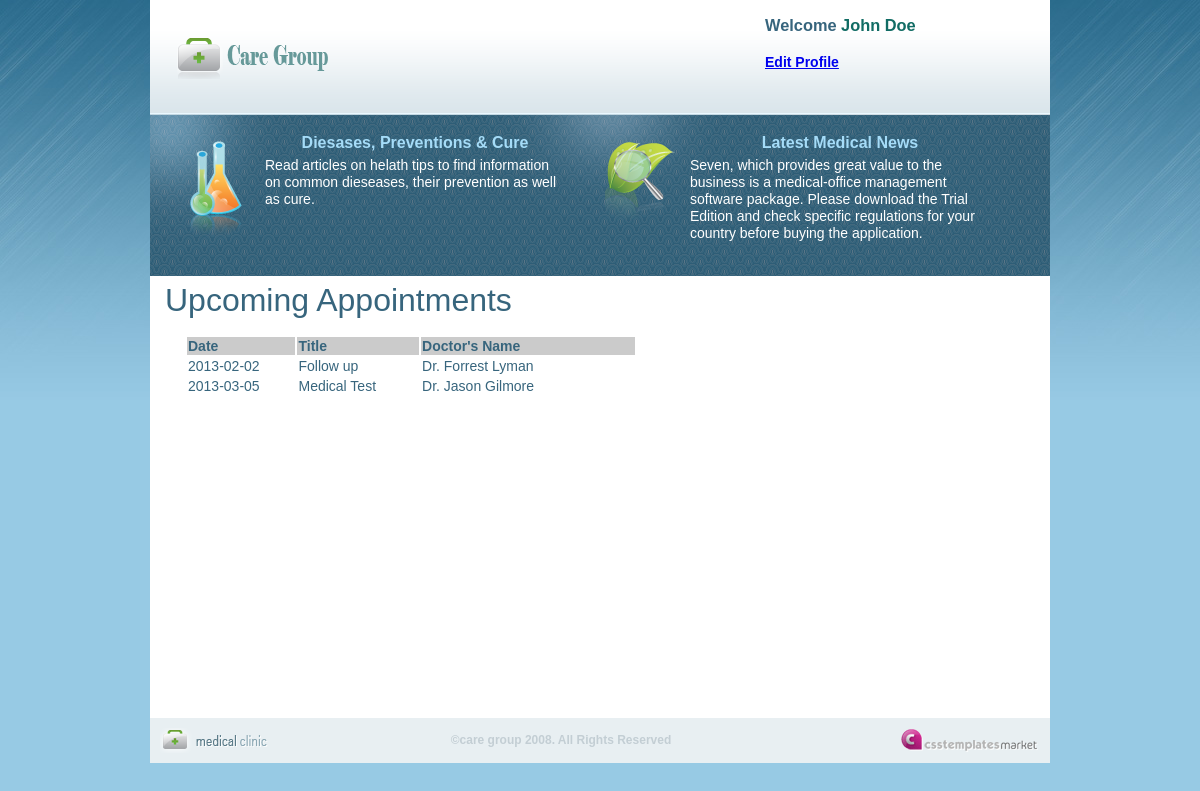
The app's page /viewAppointment.php (signed in) with its own data.
### tables this page shows
CREATE TABLE `users_table` (
  `id` int(10) unsigned NOT NULL auto_increment,
  `First_Name` varchar(45) NOT NULL,
  `Last_Name` varchar(45) NOT NULL,
  `Other_Names` varchar(45) NOT NULL,
  `Gender` varchar(8) NOT NULL,
  `Address` varchar(150) NOT NULL,
  `Mobile_No` decimal(18,0) NOT NULL,
  `EmailAddy` varchar(50) NOT NULL,
  `DOB` date NOT NULL,
  `DocID` varchar(20) default NULL,
  `PaitentID` varchar(20) default NULL,
  `User_Type` varchar(45) NOT NULL,
  PRIMARY KEY  (`id`),
  KEY `FK_users_doctor` (`DocID`),
  KEY `FK_users_table_1` (`EmailAddy`),
  KEY `FK_users_patient` (`PaitentID`)
);

CREATE TABLE `appointments` (
  `id` int(10) unsigned NOT NULL auto_increment,
  `PaitentID` varchar(45) NOT NULL,
  `Docid` varchar(20) NOT NULL,
  `aDate` date NOT NULL,
  `Description` varchar(150) NOT NULL,
  `Title` varchar(45) NOT NULL,
  PRIMARY KEY  (`id`),
  KEY `FK_appointments_pat` (`PaitentID`),
  KEY `FK_appointments_doc` (`Docid`)
);

### Include/db.php (called while the page is built, shortened)
<?php
    class DataManager
    {
        var $user = "Admin";
        var $pass = "P@SSW)RD";
        var $dbHost = "localhost";
        function DataManager()
        {
            $this->con = mysql_connect($this->dbHost, $this->user, $this->pass)
            or die ("Could not connect to db: " . mysql_error());
		}
		function getPatApp($pid)
		{
			return mysql_query("SELECT * FROM care_group_db.users_table u,care_group_db.appointments a
									where a.paitentid='".$pid."' and a.docid=u.docid");
		}
	}
?>

### viewAppointment.php (the view, shortened to what this page needs)
<?php
require_once("Include/db.php");
$db=new DataManager();
?>
<!DOCTYPE HTML>
<html>
<head>
<link href="Style/style.css" rel="stylesheet" type="text/css">
</head>
<body>
<div id="main_container">
	<div class="header">
    	<div id="logo"><a href="home.php"><img src="Style/images/logo.png" alt="" title="" width="162" height="54" border="0" /></a></div>
    	<div class="right_header">
            <div class="top_menu">
            <h3>Welcome  <span class="dark_blue"><?php echo $_SESSION['User'];?></span></h3>
             <h4><a href="userProfile.php">Edit Profile</a></h4>
            </div>
        </div>
    </div>
	 <div class="pattern_bg">
    	<div class="pattern_box">
            <div class="pattern_box_icon"><img src="Style/images/icon1.png" alt="" title="" width="70" height="112" /></div>
            <div class="pattern_content">
            <h1><span class="blue">Diesases, Preventions & Cure </span></h1>
            <p class="pat">Read articles on helath tips to find information on common dieseases, their prevention as well as cure.</p>
            </div>
        </div>
    	<div class="pattern_box">
            <div class="pattern_box_icon"><img src="Style/images/icon2.png" alt="" title="" width="70" height="112" /></div>
            <div class="pattern_content">
            <h1><span class="blue"> Latest Medical News</span></h1>
            <p class="pat">Seven, which provides great value to the business is a medical-office management software package.
             Please download the Trial Edition and check specific regulations for your country before buying the application. </p>
            </div>
        </div>
  </div>
    <div id="main_content">
    <br/>
    <p><font size="+3">Upcoming Appointments</font></p>
    <div id="programMenu">
    	<table width="452">
    	  <tr bgcolor="#CBCBCB">
    	    <th width="106">Date</th>
    	    <th width="119">Title</th>
            <th width="211">Doctor's Name</th>
  	    </tr>
        <?php
			$result=$db->getPatApp($_SESSION['ID']);
			if(mysql_num_rows($result) > 0)
			{
			  while($row=mysql_fetch_array($result))
			  {
				echo'
				  <tr>
					<td>'.$row['aDate'].'</td>
					<td>'.$row['Title'].'</td>
					<td>Dr. '.$row['First_Name'].' '.$row['Last_Name'].'</td>
				  </tr>';
			  }
			}
		?>
  	  </table>
    	<br/>
    </div>
   </div>
</div>
     <div id="footer">
     	<div class="copyright">
        <img src="Style/images/footer_logo.gif" alt="" title="" />
        </div>
        <div class="center_footer">&copy;care group 2008. All Rights Reserved</div>
   	   <div class="footer_links">
        <a href="http://csstemplatesmarket.com"><img src="Style/images/csstemplatesmarket.gif" alt="csstemplatesmarket" title="csstemplatesmarket" border="0" /></a><br />
   	   </div>
    </div>
</body>
</html>

### Style/style.css (style rules this page uses)
body { background:url(images/bg.jpg) no-repeat top center #97cae4; margin:0px; padding:0px; font-family:Arial, Helvetica, sans-serif; font-size:14px; color: #37657D; }
p { margin:0px; padding:0 0 5px 0; line-height:17px; text-align:left; color: #37657D; }
p.pat { color:#FFFFFF; }
h1 { color:#fff; font-size:16px; font-weight:bold; margin:0px; padding:5px 0 5px 0; }
span.blue { color:#a5dcf8; }
span.dark_blue { color:#116c64; }
#main_container { width:900px; height:auto; margin:auto; background-color:#fff; }
.header { width:900px; height:114px; margin:auto; background:url(images/header_bg.gif) repeat-x; }
.right_header { float:right; width:550px; }
#logo { padding:30px 0 0 20px; float:left; }
.top_menu { width:285px; float:right; }
.pattern_bg { width:900px; height:162px; clear:both; margin:auto; text-align:center; background:url(images/pattern_bg.gif) no-repeat center; margin:0px 0px 0px 0px; }
.pattern_box { width:400px; float:left; padding:15px 0 0 25px; }
.pattern_box_icon { float:left; padding:5px; }
.pattern_content { width:300px; float:left; padding:0 0 0 10px; }
#main_content { width:885px; height: autopx; margin: auto; padding:0 0 0 15px; }
#programMenu { width:850px; height:auto; float:right; margin-top: 10px; margin-right: 10px; margin-bottom: 300px; margin-left: 10px; padding: 5px; text-align: left; }
#footer { margin:auto; width:900px; height:45px; color:#508aa1; background-color:#e8eff2; }
.copyright { float:left; padding:10px 0 0 10px; }
.center_footer { color:#c3ced4; font-size:12px; font-weight:bold; width:550px; padding:15px; text-align:center; float:left; }
.footer_links { float:right; padding:10px 10px 0 0; }

### viewAppointment.php (style rules this page uses)
#main_container #main_content #programMenu table { text-align: left; }

### records on screen
users_table: appointments.aDate "2013-02-02", appointments.Title "Follow up", First_Name "Forrest", Last_Name "Lyman"
users_table: appointments.aDate "2013-03-05", appointments.Title "Medical Test", First_Name "Jason", Last_Name "Gilmore"

### other values on screen
$_SESSION['User'] "John Doe"
